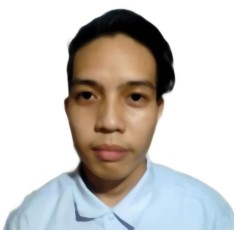
#> input picture 4B-SANCON-MP2/images/4B-SANCON-MP2-median.jpg, 236 x 232 px, given in place of photo.jpg, which was not available
$ jupyter execute 4B_SANCON_MP2.ipynb   (shell and % lines are left out)   (text cells are left out)
#> lines starting #> are read from the running program, lines starting #| are printed output that depends on the picture; pictures that were not available may be replaced by others from this repository, and a replacement may not be noted
[cell 1]
import cv2
import numpy as np
import matplotlib.pyplot as plt

def display_image(img, title="Image"):
  plt.figure(figsize=(6,3))
  plt.imshow(cv2.cvtColor(img,cv2.COLOR_BGR2RGB))
  plt.title(title)
  plt.axis("off")
  plt.show()

def display_images(img1, img2, title1="Image 1", title2="Image 2"):
  plt.figure(figsize=(6,3))
  plt.subplot(1,2,1)
  plt.imshow(cv2.cvtColor(img1,cv2.COLOR_BGR2RGB))
  plt.title(title1)
  plt.axis("off")

  plt.subplot(1,2,2)
  plt.imshow(cv2.cvtColor(img2,cv2.COLOR_BGR2RGB))
  plt.title(title2)
  plt.axis("off")
  plt.show()

[cell 2]
from google.colab import drive
drive.mount('/content/drive')

[cell 3]
image_path = '/content/drive/MyDrive/photo.jpg'  # Replace with your image path
image = cv2.imread(image_path)
#> image is the input picture: shape (232, 236, 3); mean B, G, R 196.6, 200.1, 203.5
display_image(image, "Original Image")

[cell 4]
'''
from google.colab import files
from io import BytesIO
from PIL import Image

uploaded = files.upload()
image_path = next(iter(uploaded))
image = Image.open(BytesIO(uploaded[image_path]))
image = cv2.cvtColor(np.array(image), cv2.COLOR_RGB2BGR)

display_image(image,"Original Image")
'''

[cell 5]
def scale_image(image, scale_factor):
#> called with scale_factor = 0.5
  height, width = image.shape[:2]
#> height = 232; width = 236
  scale_img = cv2.resize(image,(int(width * scale_factor), int(height * scale_factor)), interpolation = cv2.INTER_LINEAR)
#> call 2 of display_image, with title = 'Scaled Image'
#> in display_image (call 2), `plt.show()`:
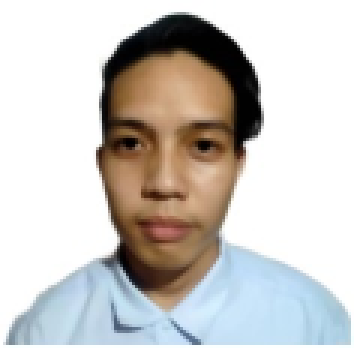
#> shown: shape (116, 118, 3) (shown 3 times larger); mean R, G, B 203.6, 200.2, 196.6
  return scale_img

def rotate_image(image, angle):
#> called with angle = 45
  height, width = image.shape[:2]
#> height = 232; width = 236
  center = (width//2,height//2)
#> center = (118, 116)
  matrix = cv2.getRotationMatrix2D(center,angle,1)
  rotated_image = cv2.warpAffine(image,matrix,(width,height))
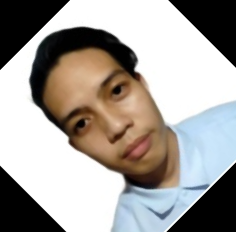
#> rotated_image: shape (232, 236, 3); mean B, G, R 154.5, 158.9, 163.7
  return rotated_image

scaled_image = scale_image(image, 0.5)
display_image(scaled_image,"Scaled Image")

rotated_image = rotate_image(image, 45)
display_image(rotated_image,"Rotated Image")

[cell 6]
guassian_blur = cv2.GaussianBlur(image,(61,61),0)
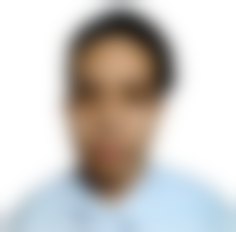
#> guassian_blur: shape (232, 236, 3); mean B, G, R 196.5, 200, 203.3
display_image(guassian_blur,"Guassian Blur")

median_blur = cv2.medianBlur(image,11)
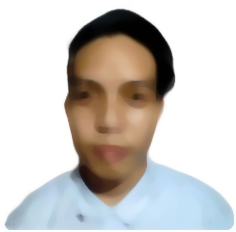
#> median_blur: shape (232, 236, 3); mean B, G, R 197.6, 201.2, 204.7
display_image(median_blur,"Median Blur")

bilateral_blur = cv2.bilateralFilter(image,99,75,75)
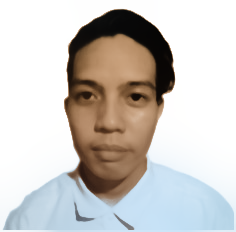
#> bilateral_blur: shape (232, 236, 3); mean B, G, R 197, 200.6, 204.2
display_image(bilateral_blur,"Bilateral Blur")

[cell 7]
edge = cv2.Canny(image,75 ,150)
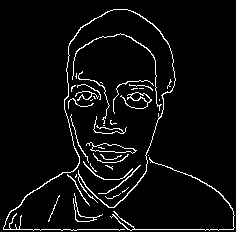
#> edge: shape (232, 236); 4.9% white in thin lines or dots
display_image(edge, "Canny Edge Detection")

$ run again, on 4B-SANCON-MP2/images/4B-SANCON-MP2-rotated.jpg
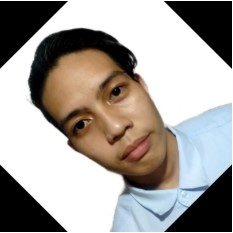
#> input picture 4B-SANCON-MP2/images/4B-SANCON-MP2-rotated.jpg, 233 x 233 px, given in place of photo.jpg, which was not available
#> image is the input picture: shape (233, 233, 3); mean B, G, R 154.6, 159.1, 164.1
#> `guassian_blur = cv2.GaussianBlur(image,(61,61),0)`:
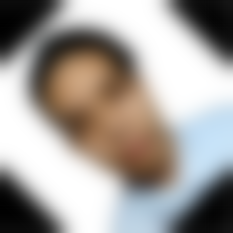
#> guassian_blur: shape (233, 233, 3); mean B, G, R 153.8, 158.3, 163.3
#> `edge = cv2.Canny(image,75 ,150)`:
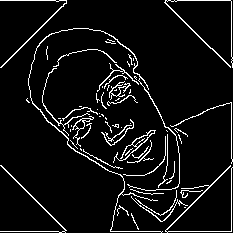
#> edge: shape (233, 233); 6.8% white in thin lines or dots
